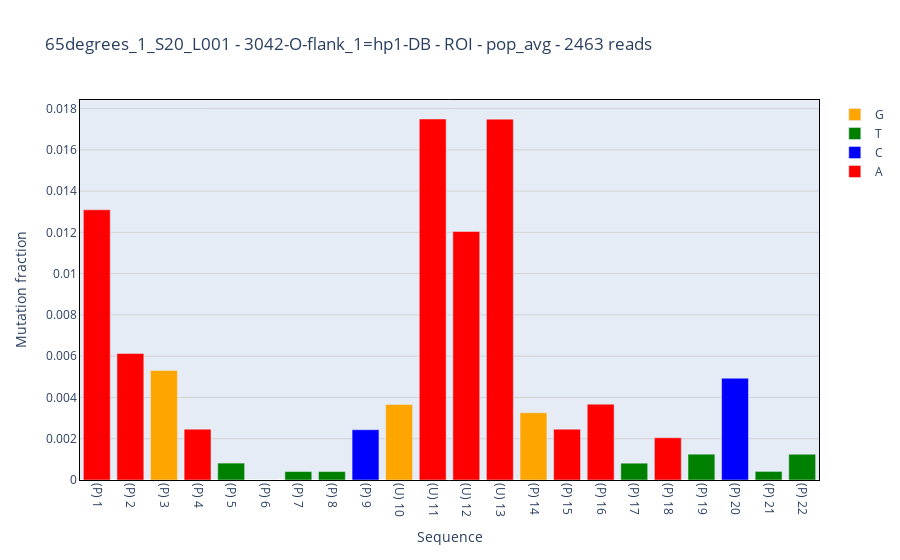

Notebook code cell kept with this figure:
### Markdown cell above
## Mutation fraction

### Code cell
%reload_ext autoreload
fig = study.mutation_fraction(
    sample = sample,
    reference = reference,
    section='ROI'
)['fig']
fig.show()

### Figure 1 — Plotly figure (JSON) as saved in the notebook; plotly's stock layout.template omitted (floating-point values rounded to 4 significant figures)
{"data": [{"error_y": {"symmetric": false, "type": "data"}, "hovertemplate": "<b>mut_rate: %{text[0]}<br><b>base: %{text[1]}<br><b>index: %{text[2]}<br><b>paired: %{text[3]}<br>", "marker": {"color": "orange"}, "name": "G", "text": [[0.005304, "G", 3, false], [0.003663, "G", 10, true], [0.003259, "G", 14, false]], "type": "bar", "x": [2, 9, 13], "y": [0.005304, 0.003663, 0.003259]}, {"error_y": {"symmetric": false, "type": "data"}, "hovertemplate": "<b>mut_rate: %{text[0]}<br><b>base: %{text[1]}<br><b>index: %{text[2]}<br><b>paired: %{text[3]}<br>", "marker": {"color": "green"}, "name": "T", "text": [[0.0008193, "T", 5, false], [0.0004098, "T", 7, false], [0.0004087, "T", 8, false], [0.0008153, "T", 17, false], [0.001251, "T", 19, false], [0.0004158, "T", 21, false], [0.001248, "T", 22, false]], "type": "bar", "x": [4, 6, 7, 16, 18, 20, 21], "y": [0.0008193, 0.0004098, 0.0004087, 0.0008153, 0.001251, 0.0004158, 0.001248]}, {"error_y": {"symmetric": false, "type": "data"}, "hovertemplate": "<b>mut_rate: %{text[0]}<br><b>base: %{text[1]}<br><b>index: %{text[2]}<br><b>paired: %{text[3]}<br>", "marker": {"color": "blue"}, "name": "C", "text": [[0.002437, "C", 9, false], [0.004932, "C", 20, false]], "type": "bar", "x": [8, 19], "y": [0.002437, 0.004932]}, {"error_y": {"symmetric": false, "type": "data"}, "hovertemplate": "<b>mut_rate: %{text[0]}<br><b>base: %{text[1]}<br><b>index: %{text[2]}<br><b>paired: %{text[3]}<br>", "marker": {"color": "red"}, "name": "A", "text": [[0.01309, "A", 1, false], [0.00613, "A", 2, false], [0.002465, "A", 4, false], [0, "A", 6, false], [0.01749, "A", 11, true], [0.01204, "A", 12, true], [0.01749, "A", 13, true], [0.002464, "A", 15, false], [0.003676, "A", 16, false], [0.002048, "A", 18, false]], "type": "bar", "x": [0, 1, 3, 5, 10, 11, 12, 14, 15, 17], "y": [0.01309, 0.00613, 0.002465, 0, 0.01749, 0.01204, 0.01749, 0.002464, 0.003676, 0.002048]}], "layout": {"title": {"text": "65degrees_1_S20_L001 - 3042-O-flank_1=hp1-DB - ROI - pop_avg - 2463 reads"}, "xaxis": {"autorange": true, "linecolor": "black", "linewidth": 1, "mirror": true, "tickangle": 90, "ticktext": ["(P) 1", "(P) 2", "(P) 3", "(P) 4", "(P) 5", "(P) 6", "(P) 7", "(P) 8", "(P) 9", "(U) 10", "(U) 11", "(U) 12", "(U) 13", "(P) 14", "(P) 15", "(P) 16", "(P) 17", "(P) 18", "(P) 19", "(P) 20", "(P) 21", "(P) 22"], "tickvals": [0, 1, 2, 3, 4, 5, 6, 7, 8, 9, 10, 11, 12, 13, 14, 15, 16, 17, 18, 19, 20, 21], "title": {"text": "Sequence"}}, "yaxis": {"autorange": true, "gridcolor": "lightgray", "linecolor": "black", "linewidth": 1, "mirror": true, "range": [0, 0.1], "title": {"text": "Mutation fraction"}}}}
